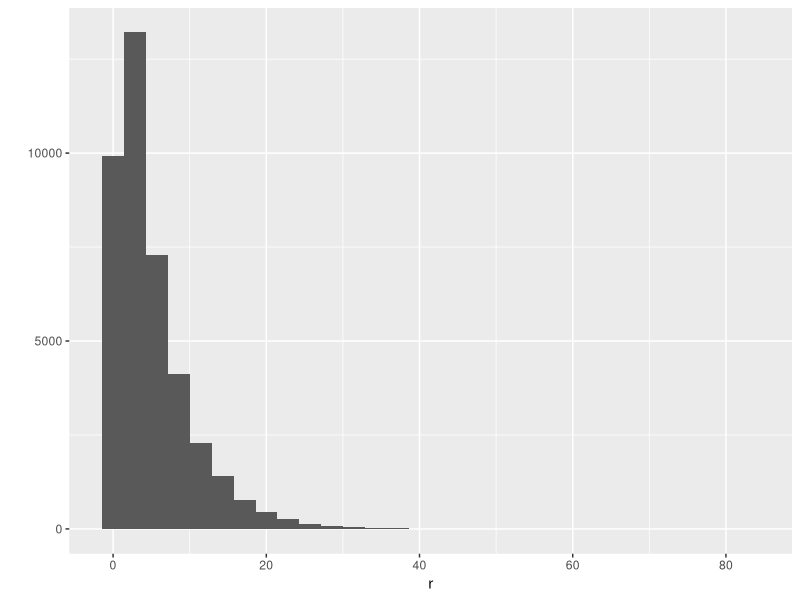
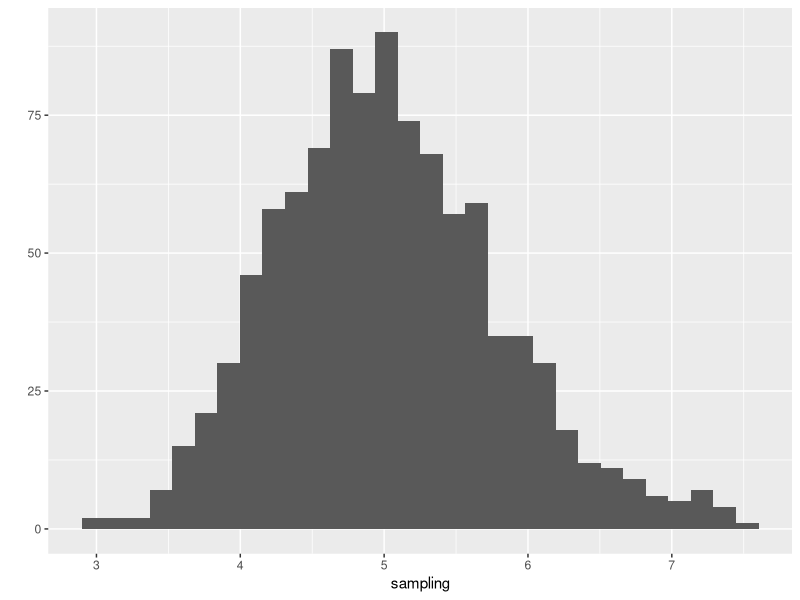

Recreate these plots in R, in order.
## ---- chunk 1
knitr::opts_chunk$set(echo = TRUE)
## ---- chunk 2
library(ggplot2)
## ---- chunk 3
r <- round(rexp(40000, rate = 0.2), 4)
## ---- chunk 4
rmat <- matrix(r, 1000, 40)
head(rmat, 3)
## ---- chunk 5
sampling <- apply(rmat, 1, mean)
m <- mean(sampling)
m
## ---- chunk 6
1/0.2
## ---- chunk 7
r.var <- var(r)
r.var
## ---- chunk 8
1/0.2^2
## ---- chunk 9
v <- var(sampling)
v
## ---- chunk 10
(1/0.2^2)/40
## ---- chunk 11
qplot(r, bins = 30)
## ---- chunk 12
qplot(sampling, bins = 30)
